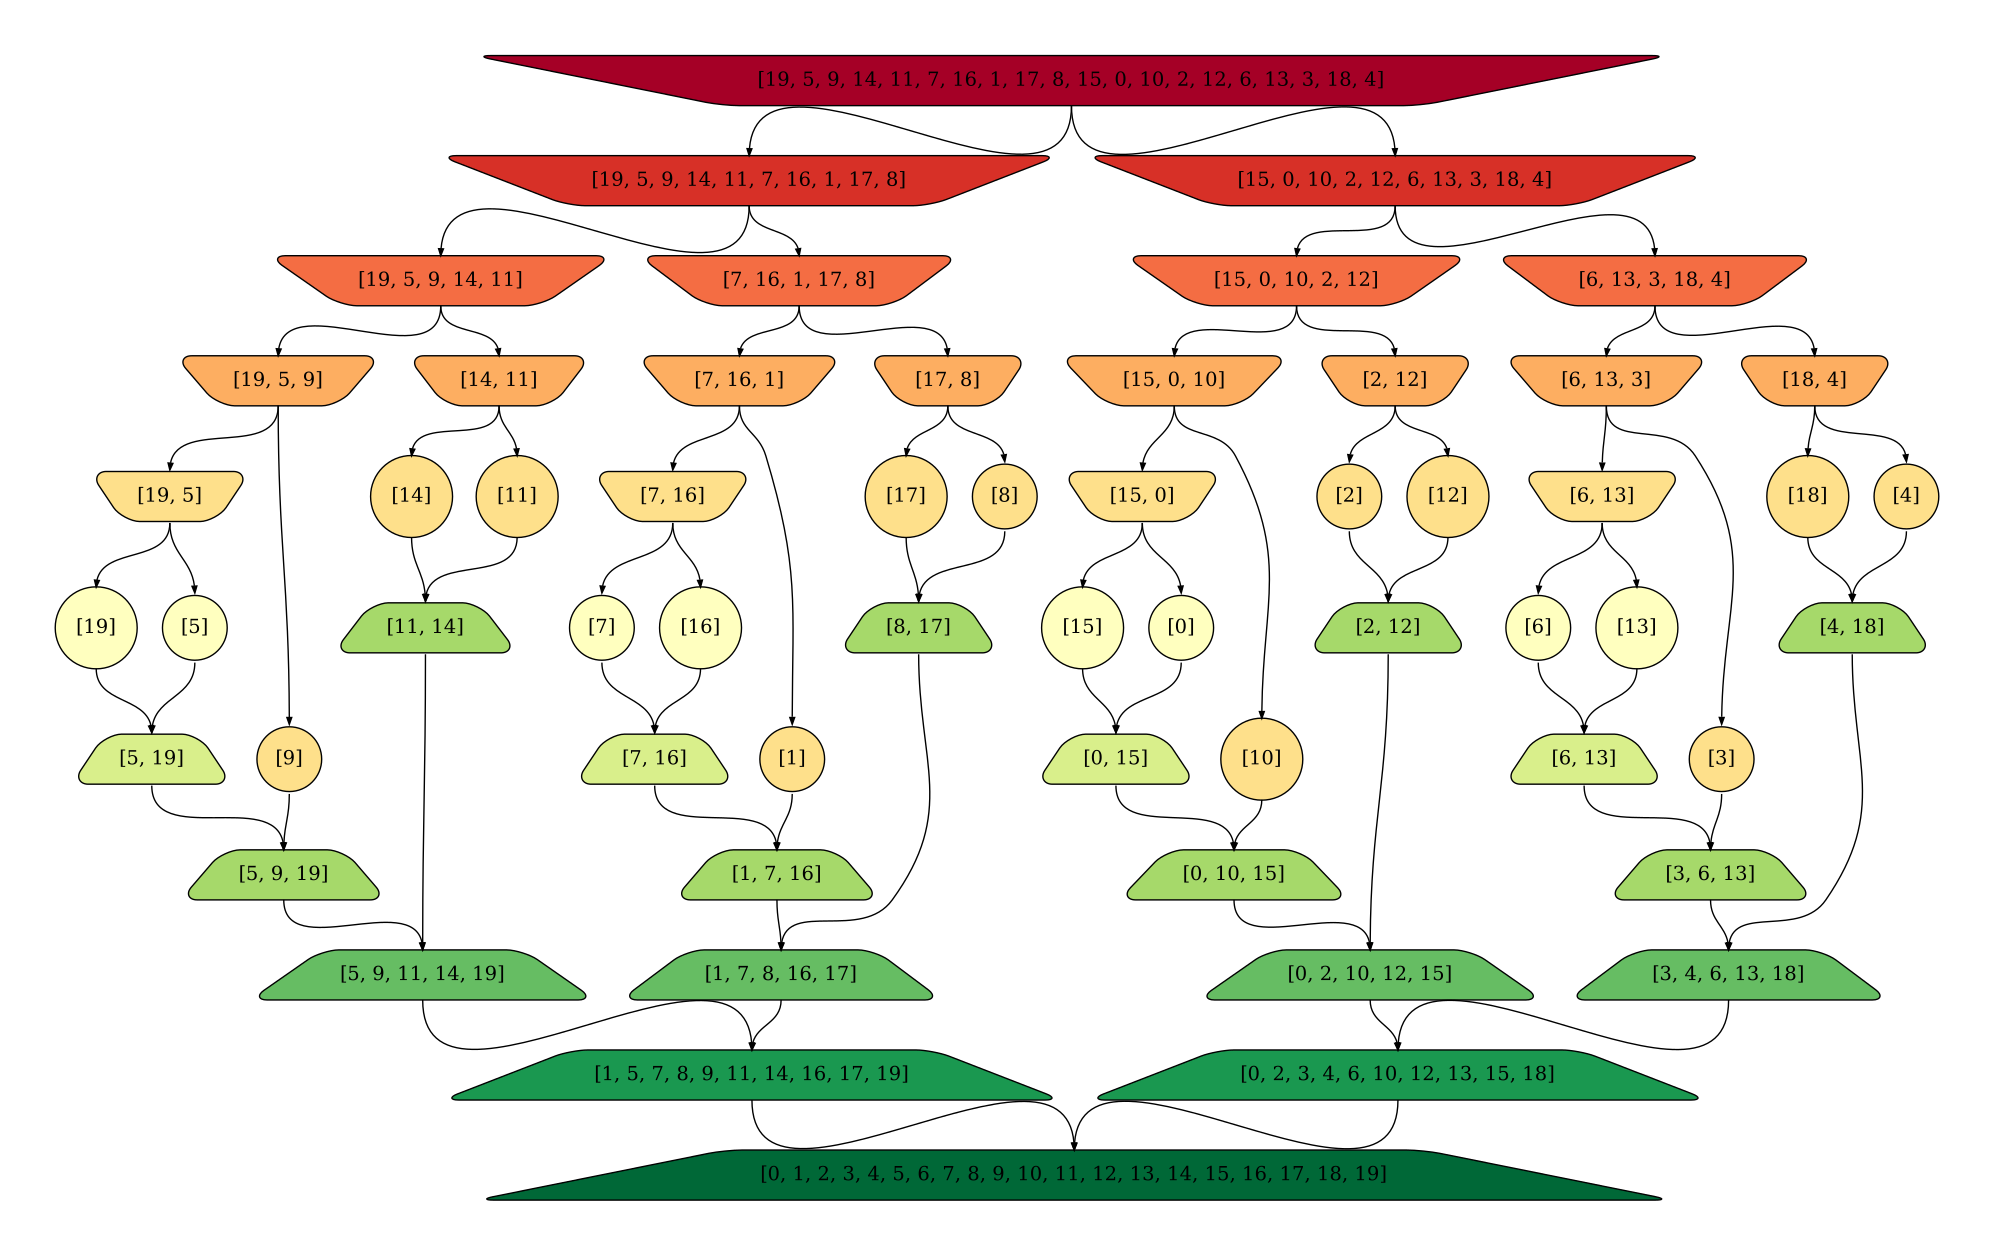

Recreate this plot in Python.
__author__ = "david cobac"
__date__ = 20201211


import graphviz
import math

class maliste:
    numero = 0

    def __init__(self, contenu):
        self.numero = str(maliste.numero)
        maliste.numero += 1
        self.contenu = str(contenu)


def fusion(gauche, droite):
    lG = len(gauche)
    lD = len(droite)
    iG, iD = 0, 0
    resultat = []

    while iG < lG and iD < lD:
        if gauche[iG] < droite[iD]:
            resultat.append(gauche[iG])
            iG += 1
        elif gauche[iG] > droite[iD]:
            resultat.append(droite[iD])
            iD += 1
        else:
            resultat.append(gauche[iG])
            resultat.append(droite[iD])
            iG += 1
            iD += 1

    if iG != lG:
        resultat += gauche[iG:]

    if iD != lD:
        resultat += droite[iD:]

    return resultat


def tri_fusion(liste, graphe, numero, nb_couleurs, profondeur=1):
    if len(liste) == 1: return liste, numero

    iMilieu = (len(liste)+1) // 2
    g = liste[:iMilieu]
    d = liste[iMilieu:]

    og = maliste(g)
    od = maliste(d)

    if len(g) == 1:
        shapeg = "circle"
    else:
        shapeg = "invtrapezium"
    if len(d) == 1:
        shaped = "circle"
    else:
        shaped = "invtrapezium"
    

    dv = graphviz.Digraph()
    
    dv.node(og.numero,
                label=og.contenu,
                shape=shapeg,
                fillcolor=str(profondeur+1))
    dv.node(od.numero,
                label=od.contenu,
                shape=shaped,
                fillcolor=str(profondeur+1))
    
    dv.edge(numero, og.numero,
                style="solid",
                headport="n",
                tailport="s",
                arrowhead="normal",
                arrowsize=".5")
    dv.edge(numero, od.numero,
                style="solid",
                shape=shaped,
                headport="n",
                tailport="s",
                arrowhead="normal",
                arrowsize=".5")

    graphe.subgraph(dv)

    fg, ng = tri_fusion(g, graphe, og.numero, nb_couleurs, profondeur + 1)
    fd, nd = tri_fusion(d, graphe, od.numero, nb_couleurs, profondeur + 1)
    f = fusion(fg, fd)
    mlf = maliste(f)

    cb = graphviz.Digraph()
    
    cb.node(mlf.numero, label=mlf.contenu,
                shape="trapezium",
                fillcolor=str(nb_couleurs - profondeur + 1))
    cb.node(mlf.numero, label=mlf.contenu,
                shape="trapezium",
                fillcolor=str(nb_couleurs - profondeur + 1))

    cb.edge(ng, mlf.numero,
                headport="n",
                tailport="s",
                arrowhead="normal",
                arrowsize=".5")
    cb.edge(nd, mlf.numero,
                headport="n",
                tailport="s",
                arrowhead="normal",
                arrowsize=".5")

    graphe.subgraph(cb)

    return f, mlf.numero


def tri_visu(liste):
    g = graphviz.Digraph(filename="trifusionviz", format="pdf", engine="dot")
    nb_couleurs = 1 + 2 * math.ceil(math.log2(len(liste)))
    g.attr("node", colorscheme=f"rdylgn{nb_couleurs}")
    g.attr("node", style="filled, rounded")
    if len(liste) == 1:
        shape = "circle"
    else:
        shape = "invtrapezium"
    
    racine = maliste(liste)

    g.node(racine.numero, label=racine.contenu,
           shape=shape,
           fillcolor="1")
        
    tri_fusion(liste, g, racine.numero, nb_couleurs)
    g.render()


if __name__ == "__main__":
    import random

    
    liste = list(range(20))
    random.shuffle(liste)

    tri_visu(liste)
